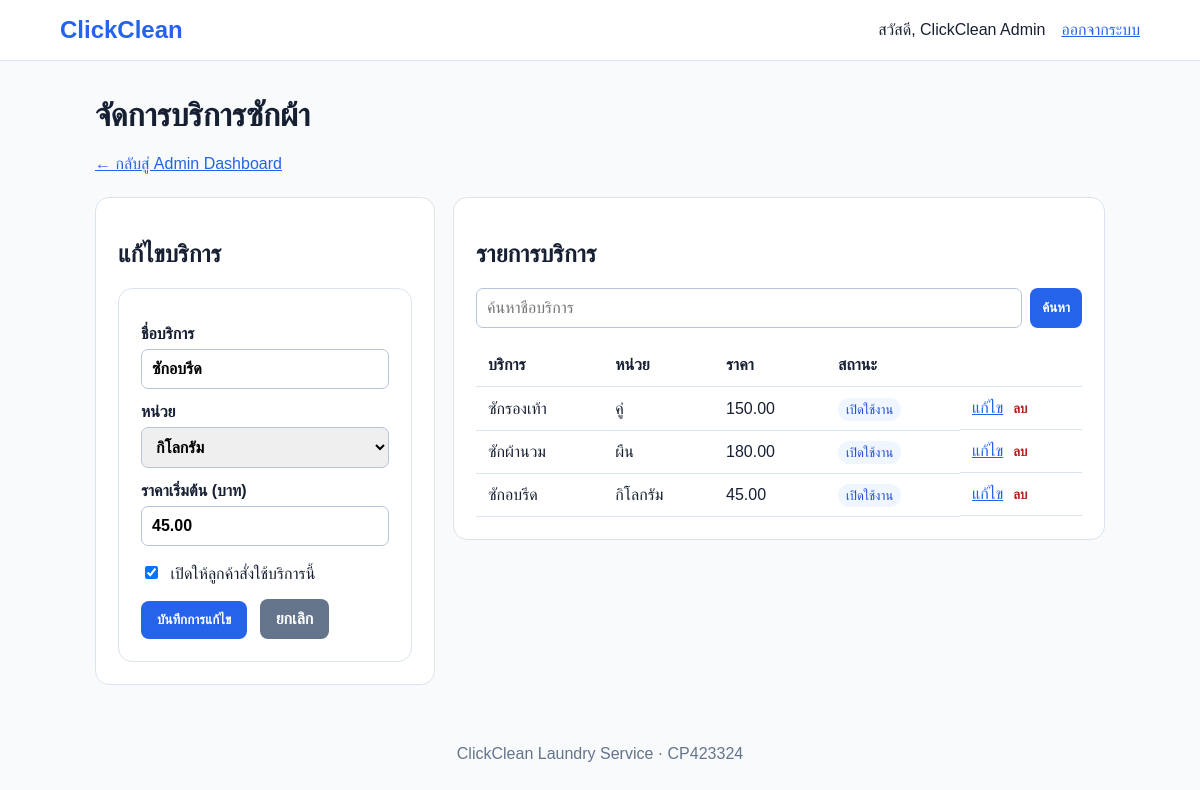
Page /admin/services.php?edit=1 (signed in) on the committed database.
### tables this page shows
CREATE TABLE services (
  id INT UNSIGNED AUTO_INCREMENT PRIMARY KEY,
  service_name VARCHAR(100) NOT NULL,
  unit VARCHAR(30) NOT NULL,
  base_price DECIMAL(10,2) NOT NULL,
  active TINYINT(1) NOT NULL DEFAULT 1
);

### includes/security.php (called while the page is built, shortened)
<?php
function e(?string $value): string { return htmlspecialchars($value ?? '', ENT_QUOTES | ENT_SUBSTITUTE, 'UTF-8'); }

### admin/services.php (the view, shortened to what this page needs)
<?php
$db = db();
$units = ['กิโลกรัม', 'ผืน', 'คู่'];
$editing = null;
$editId = (int)($_GET['edit'] ?? 0);
if ($editId > 0) {
    $stmt = $db->prepare('SELECT id, service_name, unit, base_price, active FROM services WHERE id=?');
    $stmt->bind_param('i', $editId); $stmt->execute();
    $editing = $stmt->get_result()->fetch_assoc() ?: null;
}
$keyword = trim($_GET['q'] ?? '');
if ($keyword !== '') {
    $like = '%' . $keyword . '%';
    $stmt = $db->prepare('SELECT id, service_name, unit, base_price, active FROM services WHERE service_name LIKE ? ORDER BY id DESC');
    $stmt->bind_param('s', $like); $stmt->execute(); $services = $stmt->get_result();
} else {
    $services = $db->query('SELECT id, service_name, unit, base_price, active FROM services ORDER BY id DESC');
}
require __DIR__ . '/../includes/header.php';
?>
<h1>จัดการบริการซักผ้า</h1>
<p><a href="/ClickClean/admin/dashboard.php">← กลับสู่ Admin Dashboard</a></p>
<div class="grid admin-layout">
  <section class="panel">
    <h2><?= $editing ? 'แก้ไขบริการ' : 'เพิ่มบริการใหม่' ?></h2>
    <form method="post">
      <label>ชื่อบริการ<input name="service_name" maxlength="100" required value="<?= e($editing['service_name'] ?? $_POST['service_name'] ?? '') ?>"></label>
      <label>หน่วย<select name="unit" required><?php foreach ($units as $unit): ?><option value="<?= e($unit) ?>" <?= (($editing['unit'] ?? $_POST['unit'] ?? '') === $unit) ? 'selected' : '' ?>><?= e($unit) ?></option><?php endforeach; ?></select></label>
      <label>ราคาเริ่มต้น (บาท)<input type="number" name="base_price" min="0.01" max="10000" step="0.01" required value="<?= e((string)($editing['base_price'] ?? $_POST['base_price'] ?? '')) ?>"></label>
      <label class="check"><input type="checkbox" name="active" <?= (($editing['active'] ?? 1) == 1) ? 'checked' : '' ?>> เปิดให้ลูกค้าสั่งใช้บริการนี้</label>
      <button><?= $editing ? 'บันทึกการแก้ไข' : 'เพิ่มบริการ' ?></button>
      <?php if ($editing): ?><a class="button secondary" href="/ClickClean/admin/services.php">ยกเลิก</a><?php endif; ?>
    </form>
  </section>
  <section class="panel">
    <h2>รายการบริการ</h2>
    <form class="search" method="get"><input name="q" maxlength="100" placeholder="ค้นหาชื่อบริการ" value="<?= e($keyword) ?>"><button class="small">ค้นหา</button></form>
    <table class="table"><tr><th>บริการ</th><th>หน่วย</th><th>ราคา</th><th>สถานะ</th><th></th></tr>
    <?php while ($service = $services->fetch_assoc()): ?><tr><td><?= e($service['service_name']) ?></td><td><?= e($service['unit']) ?></td><td><?= number_format((float)$service['base_price'], 2) ?></td><td><span class="status"><?= $service['active'] ? 'เปิดใช้งาน' : 'ปิดใช้งาน' ?></span></td><td class="actions"><a href="/ClickClean/admin/services.php?edit=<?= (int)$service['id'] ?>">แก้ไข</a><form method="post" onsubmit="return confirm('ยืนยันการลบบริการนี้?');"><input type="hidden" name="csrf_token" value="<?= csrf_token() ?>"><input type="hidden" name="action" value="delete"><input type="hidden" name="service_id" value="<?= (int)$service['id'] ?>"><button class="link danger-link">ลบ</button></form></td></tr><?php endwhile; ?>
    </table>
  </section>
</div>
<?php require __DIR__ . '/../includes/footer.php'; ?>

### assets/css/style.css (style rules this page uses)
:root { --blue:#2563eb;--ink:#172033;--soft:#eff6ff;--line:#dbe3f0;--green:#15803d }
* { box-sizing:border-box }
body { margin:0;background:#f8fafc;color:var(--ink);font-family:Tahoma,Arial,sans-serif }
a { color:var(--blue) }
.button,button { display:inline-block;border:0;border-radius:8px;background:var(--blue);color:#fff;padding:11px 16px;text-decoration:none;font-weight:700;cursor:pointer }
.small { padding:8px 12px }
.grid { display:grid;grid-template-columns:repeat(auto-fit,minmax(220px,1fr));gap:18px;margin-top:24px }
.card,form,.panel { background:#fff;border:1px solid var(--line);border-radius:14px;padding:22px }
label { display:block;font-weight:700;margin-top:14px }
input,select,textarea { width:100%;padding:10px;margin-top:6px;border:1px solid #b8c5d8;border-radius:7px;font:inherit }
button { margin-top:18px }
.table { width:100%;border-collapse:collapse;background:#fff }
.table th,.table td { padding:12px;text-align:left;border-bottom:1px solid var(--line) }
.status { font-size:13px;padding:4px 8px;background:var(--soft);color:#1d4ed8;border-radius:999px }
.admin-layout { grid-template-columns:minmax(260px,340px) 1fr;align-items:start }
.check { font-weight:400 }
.check input { width:auto;margin-right:8px }
.secondary { background:#64748b;margin-left:8px }
.search { display:flex;gap:8px;padding:0;border:0;margin-bottom:16px }
.search input { margin:0 }
.search button { margin:0 }
.actions { display:flex;gap:10px;align-items:center }
.actions form { border:0;padding:0 }
.link { background:none;color:var(--blue);padding:0;margin:0 }
.danger-link { color:#b91c1c }

### rows in the picture
services: service_name "ซักอบรีด", base_price "45.00", active "☑", unit "กิโลกรัม", shows "เปิดใช้งาน"
services: service_name "ซักรองเท้า", unit "คู่", base_price "150.00", active "เปิดใช้งาน"
services: service_name "ซักผ้านวม", unit "ผืน", base_price "180.00", active "เปิดใช้งาน"

### other values in the picture
$_SESSION['user']['name'] "ClickClean Admin"
form field unit "กิโลกรัม"
